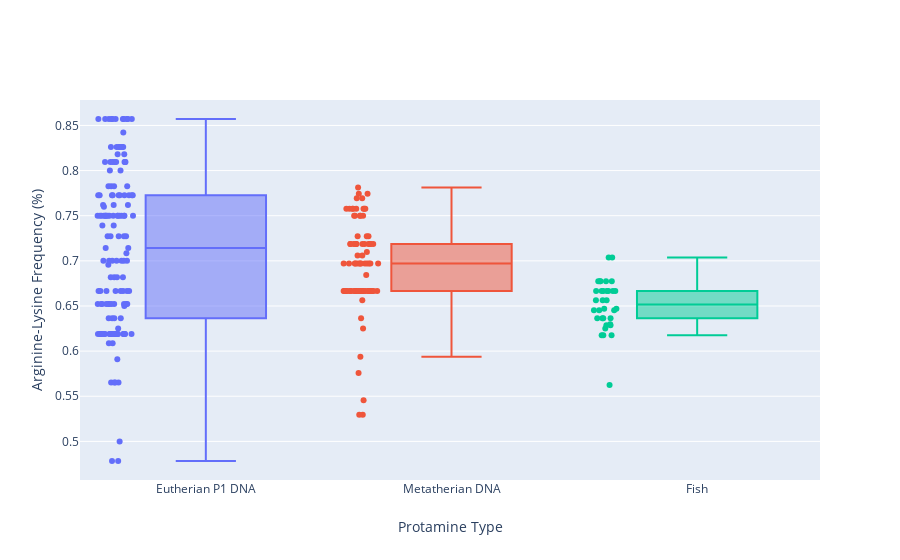

Write notebook code for a chart like this one.
### Code cell
#
#   Figure 6. Arginine-Lysine Residues (DNA Binding ONLY)
#
#   Box plots of the arginine-lysine frequency for the DNA binding regions of eutherian protamine P1, metatherian
#   sperm protamine, and the whole sequences of fish protamines. Individual arginine-lysine frequencies are
#   plotted next to the associated box plot.
#
#   Note: Plotly uses 1.5 IQR to determine lower (https://help.plot.ly/what-is-a-box-plot/)

data = [
    go.Box(y=ep1DNA_RK_freqs, name='Eutherian P1 DNA', boxpoints='all'),
    go.Box(y=mp1DNA_RK_freqs, name='Metatherian DNA', boxpoints='all'),
    go.Box(y=fish_RK_freqs, name='Fish', boxpoints='all'),
]
charge_freq_layout = go.Layout(xaxis=dict(title='Protamine Type'),
                               yaxis=dict(title='Arginine-Lysine Frequency (%)'),
                               showlegend=False)
fig = go.Figure(data=data, layout=charge_freq_layout)
fig.show()

### Figure 1 — Plotly figure (JSON) as saved in the notebook; plotly's stock layout.template omitted (floating-point values rounded to 4 significant figures; data arrays with more than 128 entries replaced by an {"elided": "..."} marker saying what was removed)
{"data": [{"boxpoints": "all", "name": "Eutherian P1 DNA", "type": "box", "y": {"elided": "145 float values"}}, {"boxpoints": "all", "name": "Metatherian DNA", "type": "box", "y": [0.7188, 0.697, 0.7188, 0.697, 0.7273, 0.7273, 0.697, 0.7576, 0.7576, 0.7188, 0.6667, 0.7692, 0.6562, 0.7273, 0.7188, 0.6667, 0.6667, 0.7059, 0.75, 0.6667, 0.697, 0.7742, 0.6667, 0.6667, 0.6667, 0.6667, 0.5938, 0.625, 0.697, 0.7188, 0.7188, 0.7576, 0.7097, 0.7576, 0.7188, 0.6667, 0.6667, 0.6667, 0.6667, 0.6667, 0.6667, 0.6667, 0.6667, 0.697, 0.5294, 0.6667, 0.7576, 0.6667, 0.7188, 0.6667, 0.6667, 0.6667, 0.7576, 0.697, 0.697, 0.7812, 0.7576, 0.6667, 0.697, 0.7188, 0.7188, 0.6667, 0.7188, 0.75, 0.7692, 0.75, 0.5294, 0.75, 0.7576, 0.6667, 0.6667, 0.6667, 0.7742, 0.697, 0.697, 0.6667, 0.6667, 0.7188, 0.6667, 0.6667, 0.7059, 0.6667, 0.6667, 0.6667, 0.5455, 0.6667, 0.5758, 0.6842, 0.697, 0.697, 0.75, 0.6667, 0.6364, 0.6667, 0.6667]}, {"boxpoints": "all", "name": "Fish", "type": "box", "y": [0.6364, 0.6667, 0.6667, 0.6774, 0.6774, 0.625, 0.6364, 0.6562, 0.6562, 0.6774, 0.6364, 0.6667, 0.6667, 0.6176, 0.6471, 0.6774, 0.6471, 0.6176, 0.5625, 0.6176, 0.6286, 0.6364, 0.6667, 0.6562, 0.6286, 0.6296, 0.7037, 0.7037, 0.6452, 0.6667, 0.6452, 0.6452, 0.6667, 0.6774]}], "layout": {"showlegend": false, "xaxis": {"title": {"text": "Protamine Type"}}, "yaxis": {"title": {"text": "Arginine-Lysine Frequency (%)"}}}}
